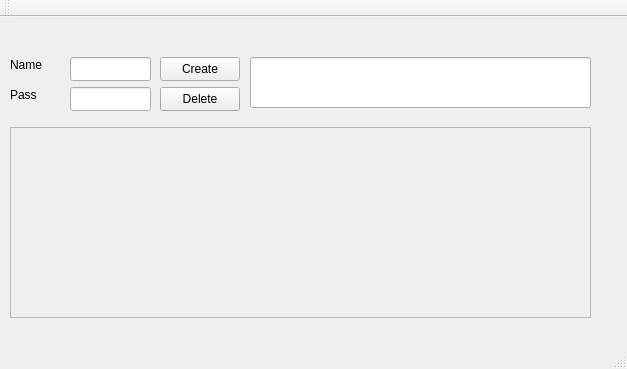
<?xml version="1.0" encoding="UTF-8"?>
<ui version="4.0">
 <class>MainWindow</class>
 <widget class="QMainWindow" name="MainWindow">
  <property name="geometry">
   <rect>
    <x>0</x>
    <y>0</y>
    <width>627</width>
    <height>369</height>
   </rect>
  </property>
  <property name="windowTitle">
   <string>MainWindow</string>
  </property>
  <widget class="QWidget" name="centralWidget">
   <widget class="QLineEdit" name="user_name">
    <property name="geometry">
     <rect>
      <x>70</x>
      <y>40</y>
      <width>81</width>
      <height>24</height>
     </rect>
    </property>
   </widget>
   <widget class="QPushButton" name="logginbtn">
    <property name="geometry">
     <rect>
      <x>160</x>
      <y>40</y>
      <width>80</width>
      <height>24</height>
     </rect>
    </property>
    <property name="text">
     <string>Create</string>
    </property>
   </widget>
   <widget class="QPushButton" name="logoutbtn">
    <property name="geometry">
     <rect>
      <x>160</x>
      <y>70</y>
      <width>80</width>
      <height>24</height>
     </rect>
    </property>
    <property name="text">
     <string>Delete</string>
    </property>
   </widget>
   <widget class="QLineEdit" name="lineEdit">
    <property name="geometry">
     <rect>
      <x>250</x>
      <y>40</y>
      <width>341</width>
      <height>51</height>
     </rect>
    </property>
    <property name="font">
     <font>
      <pointsize>14</pointsize>
      <weight>75</weight>
      <bold>true</bold>
     </font>
    </property>
    <property name="text">
     <string/>
    </property>
   </widget>
   <widget class="QLineEdit" name="user_pass">
    <property name="geometry">
     <rect>
      <x>70</x>
      <y>70</y>
      <width>81</width>
      <height>24</height>
     </rect>
    </property>
   </widget>
   <widget class="QLabel" name="label">
    <property name="geometry">
     <rect>
      <x>10</x>
      <y>40</y>
      <width>59</width>
      <height>16</height>
     </rect>
    </property>
    <property name="text">
     <string>Name</string>
    </property>
   </widget>
   <widget class="QLabel" name="label_2">
    <property name="geometry">
     <rect>
      <x>10</x>
      <y>70</y>
      <width>59</width>
      <height>16</height>
     </rect>
    </property>
    <property name="text">
     <string>Pass</string>
    </property>
   </widget>
   <widget class="QFrame" name="frame">
    <property name="geometry">
     <rect>
      <x>10</x>
      <y>110</y>
      <width>581</width>
      <height>191</height>
     </rect>
    </property>
    <property name="frameShape">
     <enum>QFrame::StyledPanel</enum>
    </property>
    <property name="frameShadow">
     <enum>QFrame::Raised</enum>
    </property>
   </widget>
  </widget>
  <widget class="QMenuBar" name="menuBar">
   <property name="geometry">
    <rect>
     <x>0</x>
     <y>0</y>
     <width>627</width>
     <height>22</height>
    </rect>
   </property>
  </widget>
  <widget class="QToolBar" name="mainToolBar">
   <attribute name="toolBarArea">
    <enum>TopToolBarArea</enum>
   </attribute>
   <attribute name="toolBarBreak">
    <bool>false</bool>
   </attribute>
  </widget>
  <widget class="QStatusBar" name="statusBar"/>
 </widget>
 <layoutdefault spacing="6" margin="11"/>
 <resources/>
 <connections/>
</ui>
